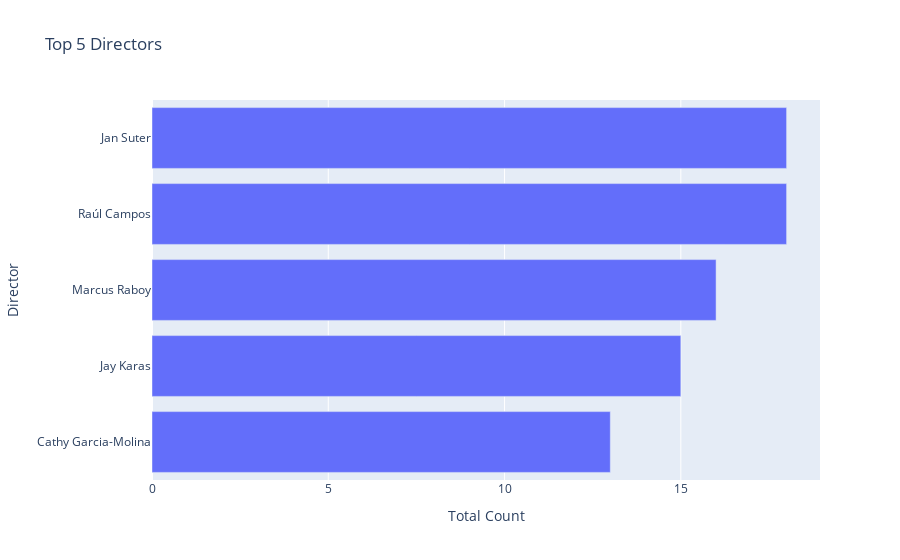

The notebook cell this image was saved under:
### Code cell
### Creating a bar chart for the top 5 directors on Netflix
top5directors = top5directors.sort_values(by=['Total Count'])
barChart = px.bar(top5directors, x='Total Count', y='Director',title='Top 5 Directors')
barChart.show()

### Figure 1 — Plotly figure (JSON) as saved in the notebook; plotly's stock layout.template omitted (floating-point values rounded to 4 significant figures)
{"data": [{"alignmentgroup": "True", "hovertemplate": "Total Count=%{x}<br>Director=%{y}<extra></extra>", "legendgroup": "", "marker": {"color": "#636efa", "pattern": {"shape": ""}}, "name": "", "offsetgroup": "", "orientation": "h", "showlegend": false, "textposition": "auto", "type": "bar", "x": [13, 15, 16, 18, 18], "xaxis": "x", "y": ["Cathy Garcia-Molina", "Jay Karas", "Marcus Raboy", "Raúl Campos", " Jan Suter"], "yaxis": "y"}], "layout": {"barmode": "relative", "legend": {"tracegroupgap": 0}, "title": {"text": "Top 5 Directors"}, "xaxis": {"anchor": "y", "domain": [0, 1], "title": {"text": "Total Count"}}, "yaxis": {"anchor": "x", "domain": [0, 1], "title": {"text": "Director"}}}}
